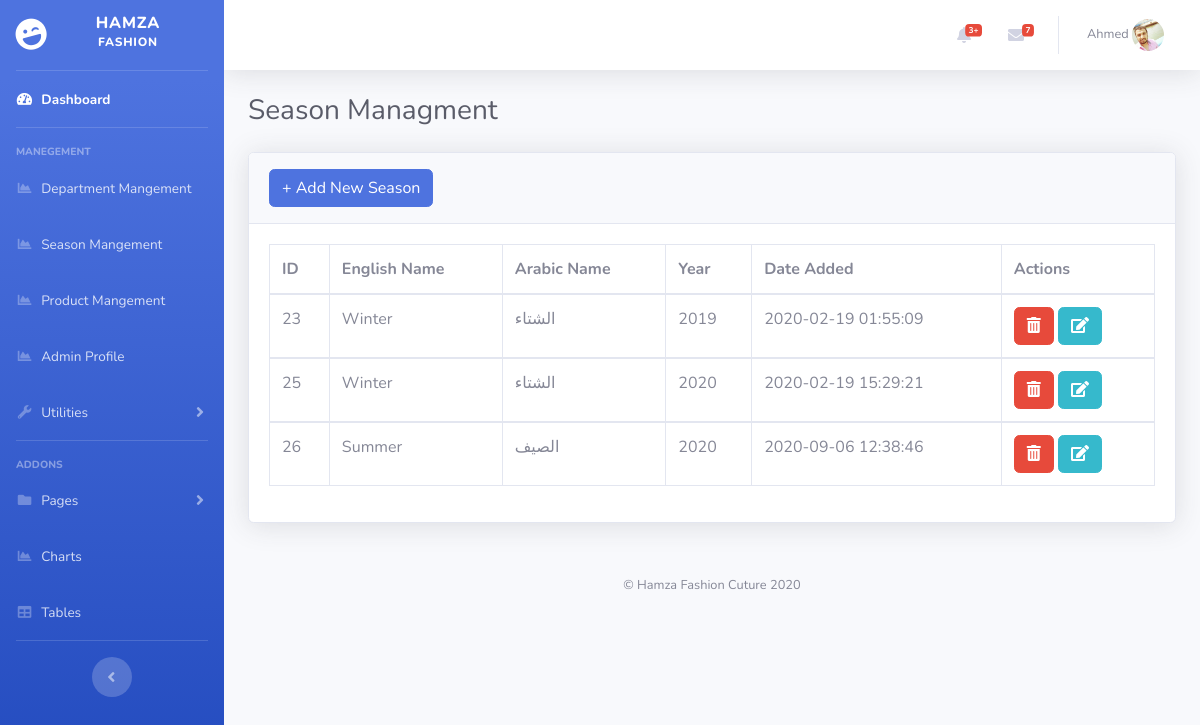
The page /admin/season.php (signed in) on the database its author committed.
### tables this page shows
CREATE TABLE `season`  (
  `season_id` int(11) NOT NULL AUTO_INCREMENT,
  `season_name_en` varchar(255) NULL DEFAULT NULL,
  `season_name_ar` varchar(255) NULL DEFAULT NULL,
  `season_year` year NULL DEFAULT NULL,
  `season_date` datetime(0) NULL DEFAULT NULL,
  PRIMARY KEY (`season_id`) USING BTREE
);

### database.php (called while the page is built, shortened)
<?php
class database {
    private $RDBMType = "mysql";
    private $username = "root";
    private $password = "";
    private $dbhost = "localhost";
    private $database = "designer";
    function __construct() {
   	$this->pdo = new PDO($this->RDBMType . ":host=" . $this->dbhost . ";dbname=" . $this->database, $this->username,
   	$this->password,array(PDO::MYSQL_ATTR_INIT_COMMAND => "SET NAMES UTF8"));
     }
       public function getCount($query, $params=array())
     	   {
                $stmt = $this->pdo->prepare($query);
                $stmt->execute($params);
                return $stmt->rowCount();
           }
      public function getRows($query, $params=array()){
                $stmt = $this->pdo->prepare($query);
                $stmt->execute($params);
                return $stmt->fetchAll();
            }
}
$db = new database;

### admin/season.php (the view, shortened to what this page needs)
<?php
include_once("../database.php");
if(isset($_SESSION['user_id'])):
?>
<?php
$sql="SELECT * FROM season";
$result=$db->getRows($sql,array());
$count=$db->getCount($sql);
?>
<?php
include('includes/header.php');
include('includes/navbar.php');
?>
<div class="container-fluid">
<div class="d-sm-flex align-items-center justify-content-between mb-4">
    <h1 class="h3 mb-0 text-gray-800">Season Managment</h1>
  </div>
<div class="card shadow mb-4">
  <div class="card-header py-3">
    <h6 class="m-0 font-weight-bold text-primary">
            <button type="button" class="btn btn-primary" data-toggle="modal" data-target="#addadminprofile">
             + Add New Season
            </button>
    </h6>
  </div>
  <?php
  if(isset($_SESSION['count'])&&$_SESSION['count']>0):
  unset($_SESSION['count']);
  ?>
    <div class="alert alert-info" role="alert">
  This Product Code You Entered Is Already Exist!!!
</div>
  <?php  else:?>
  <?php if($count>0): ?>
  <div class="card-body">
    <div class="table-responsive">
      <table class="table table-bordered" id="dataTable" width="100%" cellspacing="0">
        <thead>
          <tr>
            <th> ID </th>
            <th>English Name </th>
            <th>Arabic Name </th>
            <th>Year </th>
            <th>Date Added</th>
            <th>Actions</th>
          </tr>
        </thead>
        <?php
foreach($result as $season):
?>
        <tbody>
          <tr>
            <td><?php  echo $season['season_id']?> </td>
            <td> <?php echo $season['season_name_en'] ?>   </td>
            <td> <?php echo $season['season_name_ar'] ?>   </td>
            <td> <?php echo $season['season_year'] ?>   </td>
            <td> <?php echo $season['season_date'] ?>   </td>
            <td>
            <button type="button" class="btn btn-danger" onclick="deleteSeason(<?php echo $season['season_id'] ?>)" >
            <i class="fas  fa-trash-alt" ></i>
            </button>
 <a href="editSeason.php?sid=<?php echo $season['season_id'] ?>"  > <button type="button" class="btn btn-info">
<i class="fas fa-edit" ></i>
</button></a>
             </td>
          </tr>
        </tbody>
<?php endforeach; ?>
      </table>
    </div>
  </div>
</div>
</div>
<?php else: ?>
  <div class="alert alert-info" role="alert">
  No Season Added Yet
</div>
  <?php endif; ?>
  <?php endif; ?>
  <?php
include('includes/footer.php');
else :
  header('location:index.php');
endif;
?>

### rows shown on the page
season: season_id "23", season_name_en "Winter", season_name_ar "الشتاء", season_year "2019", season_date "2020-02-19 01:55:09"
season: season_id "25", season_name_en "Winter", season_name_ar "الشتاء", season_year "2020", season_date "2020-02-19 15:29:21"
season: season_id "26", season_name_en "Summer", season_name_ar "الصيف", season_year "2020", season_date "2020-09-06 12:38:46"

### other values the page prints
$_SESSION['fname'] "Ahmed"
